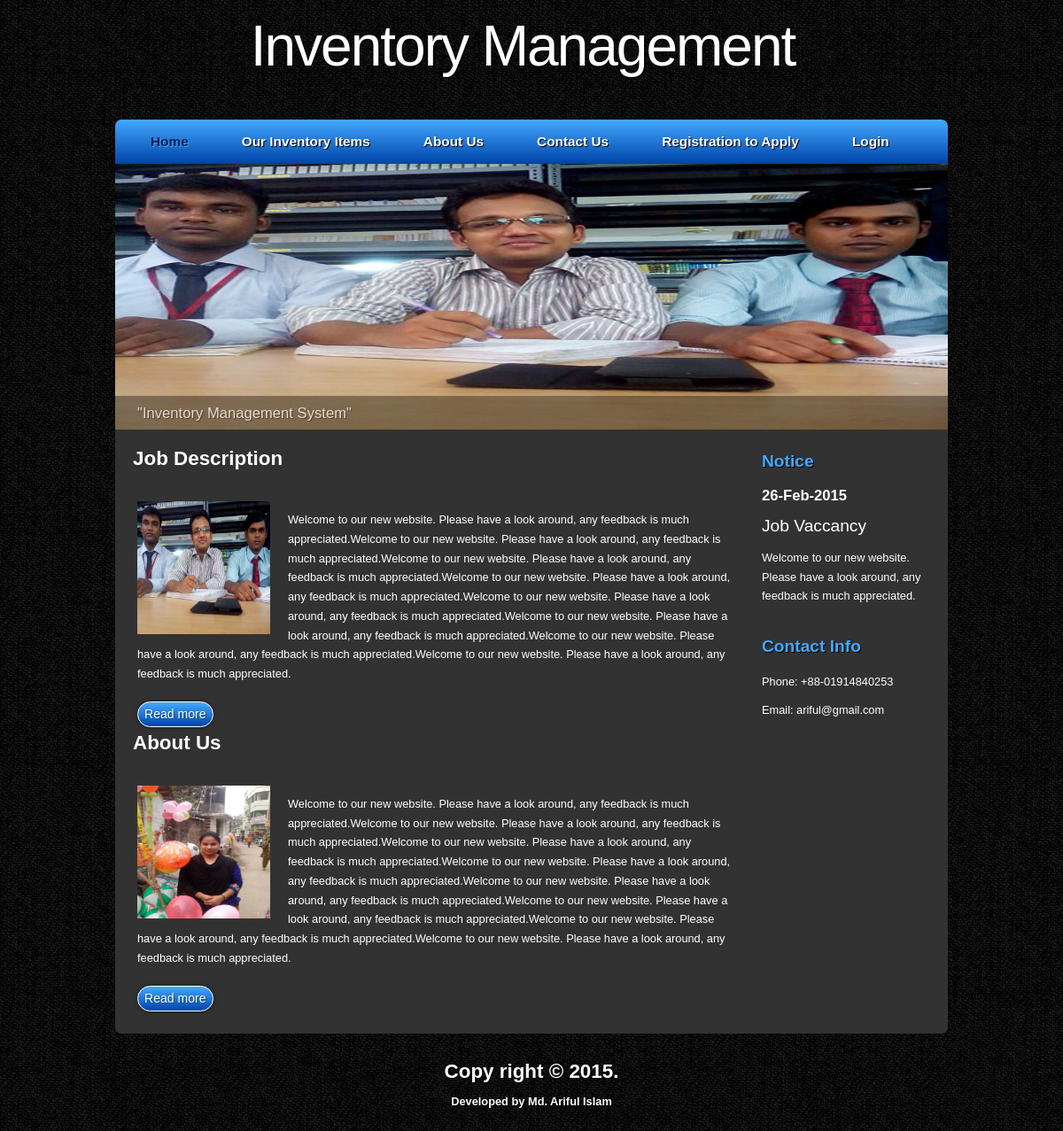
The page /about-us.php on the database its author committed.
### tables this page shows
CREATE TABLE IF NOT EXISTS `tbl_post` (
`post_id` int(11) NOT NULL,
  `post_title` varchar(255) NOT NULL,
  `post_description` text NOT NULL,
  `post_image` varchar(255) NOT NULL,
  `cat_name` varchar(255) NOT NULL,
  `post_date` varchar(255) NOT NULL,
  `year` varchar(4) NOT NULL,
  `month` varchar(2) NOT NULL,
  `post_timestamp` varchar(255) NOT NULL
);

### about-us.php (the view)
<?php include('header.php'); ?>
	<div id="site_content">
		<?php include('slider.php');?>
	<div id="content">
	   <div class="content_item">
	   <?php
			include('config.php');
			$statement = $db->prepare("SELECT * FROM tbl_post WHERE cat_name='About Us' ORDER BY post_id DESC");
						$statement->execute();
						$result = $statement->fetchAll(PDO::FETCH_ASSOC);
						foreach($result as $row)
						{
							?>
		  <h1><?php echo $row['post_title'];?></h1>
		  <div class="content_imagetext">
		    <div class="content_image">
		     <a class="lightview" data-lightview-group='products' href="uploads/<?php echo $row['post_image']; ?>"  title=""><img class="p_img" src="uploads/<?php echo $row['post_image']; ?>" alt="" width="150" height="150" /></a>
	        </div>
		    <p><?php echo $row['post_description'];?></p>
			<div class="button_small">
		      <a href="#">Read more</a>
		    </div>
		  </div>
				<?php
						}
			?>
		</div>
    </div>
		<?php include('sidebar.php'); ?>
	</div>
<?php include('footer.php'); ?>

### sidebar.php
<div class="sidebar_container">
<div class="sidebar">
        <div class="sidebar_item">
          <h2>Notice</h2>
	 <?php
	include('config.php');
	$statement = $db->prepare("SELECT * FROM tbl_post WHERE cat_name='Notice' ORDER BY post_id DESC");
				$statement->execute();
				$result = $statement->fetchAll(PDO::FETCH_ASSOC);
				foreach($result as $row)
				{
					?>
          <h3><?php echo $row['post_date'];?></h3>
          <h4><?php echo $row['post_title'];?></h4>
          <p><?php echo $row['post_description'];?></p>
	<?php
				}
	?>
  </div>
      </div>
      <div class="sidebar">
        <div class="sidebar_item">
          <h2>Contact Info</h2>
          <p>Phone: +88-01914840253</p>
          <p>Email: <a href="mailto:ariful@gmail.com">ariful@gmail.com</a></p>
        </div>
      </div>
     </div>

### css/style.css (style rules this page uses)
html { height: 100%; }
* { margin: 0; padding: 0; }
body { font: normal 80% Arial, Helvetica, sans-serif; color: #000; background: #1D1D1D url(../images/pattern.png) fixed; }
p { padding: 0 0 10px 0; color: #FFF; line-height: 1.7em; font-size: 100% }
img { border: 0; }
h1, h2, h3, h4, h5, h6 { font: bold 175% Arial, sans-serif; color: #fff; margin: 0 0 10px 0; }
h2 { font: bold 165% 'News Cycle', Arial, sans-serif; }
h3 { font: bold 130% 'News Cycle', Arial, sans-serif; }
h4, h5, h6 { margin: 0; padding: 0 0 0px 0; font: normal 150% 'News Cycle', Arial, sans-serif; color: #FFF; line-height: 1.5em; }
a, a:hover { color: #FFF; background: transparent; outline: none; text-decoration: none; }
#main, header, #banner, #menubar, #site_content, footer, #content_grey, nav { margin-left: auto; margin-right: auto; }
#site_content { width: 940px; overflow: hidden; margin-bottom: 30px; background: #323232; border-radius: 0px 0px 7px 7px; -moz-border-radius: 0px 0px 7px 7px;; -webkit-border: 0px 0px 7px 7px; }
.sidebar_container { float: right; margin: 20px 10px 0 10px; width: 210px; padding: 0; }
.sidebar { float: left; width: 190px; padding-left: 10px; margin-bottom: 10px; }
.sidebar_item { width: 190px; }
.sidebar h2 { padding: 5px 0 0 0; font: bold 150% 'News Cycle', Arial, sans-serif; height: 30px; text-shadow: 1px 1px #000; color: #43A9FF; }
.sidebar h3 { color: #FFF; }
#content { width: 680px; margin: 0 0 20px 20px; float: left; }
.content_item { width: 680px; margin-top: 20px; margin-bottom: 20px; }
.content_imagetext { width: 680px; padding: 5px; margin: 20px 0 0 0; float: left; }
.content_image { float: left; width: 150px; height: 150px; margin: 0 20px 10px 0; }
.button_small { font: normal 110% Arial, Helvetica, sans-serif; height: 15px; width: 80px; padding: 5px 2px 7px 2px; border: 1px solid #FFF; background: #0043A8; background: -moz-linear-gradient(#43A9FF, #0043A8); background: -o-linear-gradient(#43A9FF, #0043A8); background: -webkit-linear-gradient(#43A9FF, #0043A8); border-radius: 15px 15px 15px 15px; -moz-border-radius: 15px 15px 15px 15px; -webkit-border: 15px 15px 15px 15px; -webkit-box-shadow: rgba(0, 0, 0, 0.5) 0px 0px 5px; -moz-box-shadow: rgba(0, 0, 0, 0.5) 0px 0px 5px; box-shadow: rgba(0, 0, 0, 0.5) 0px 0px 5px; }
.button_small a { color: #FFF; padding-left: 5px; text-shadow: 1px 1px #004C8C; }

### rows shown on the page
tbl_post: post_title "Job Description", post_image (picture), post_description "Welcome to our new website. Please have a look around, any feedback is much appreciated.Welcome to our new website. Please have a look around, any feedback is much appreciated.Welcome to our new website. Please have a look around, any feedback is much appreciated.Welcome to our new website. Please have a look around, any feedback is much appreciated.Welcome to our new website. Please have a look around, any feedback is much appreciated.Welcome to our new website. Please have a look around, any feedback is much appreciated.Welcome to our new website. Please have a look around, any feedback is much appreciated.Welcome to our new website. Please have a look around, any feedback is much…"
tbl_post: post_title "About Us", post_image (picture), post_description "Welcome to our new website. Please have a look around, any feedback is much appreciated.Welcome to our new website. Please have a look around, any feedback is much appreciated.Welcome to our new website. Please have a look around, any feedback is much appreciated.Welcome to our new website. Please have a look around, any feedback is much appreciated.Welcome to our new website. Please have a look around, any feedback is much appreciated.Welcome to our new website. Please have a look around, any feedback is much appreciated.Welcome to our new website. Please have a look around, any feedback is much appreciated.Welcome to our new website. Please have a look around, any feedback is much…"
tbl_post: post_date "26-Feb-2015", post_title "Job Vaccancy", post_description "Welcome to our new website. Please have a look around, any feedback is much appreciated."
